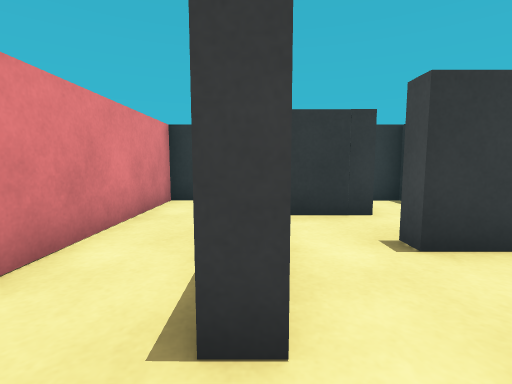
View 1 (above)

24 first-person views from a walk through a Unity game level. The camera is 0.51 m above the floor, tilts 6° down and sees 85° across. The floor is counted in squares, 0.5 m on a side. Each view is taken from the middle of a square. On the plan, view 1 faces up. The plan holds only what a view shows up to about 11 squares ahead; the rest is blank.

View 2
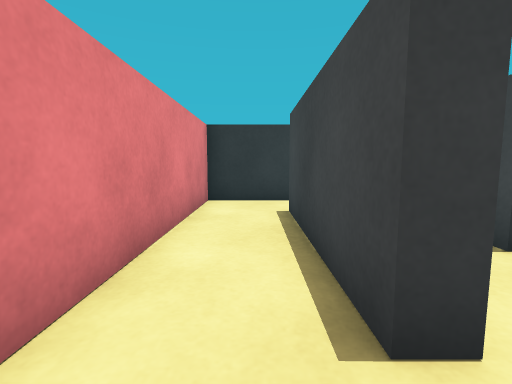

View 3
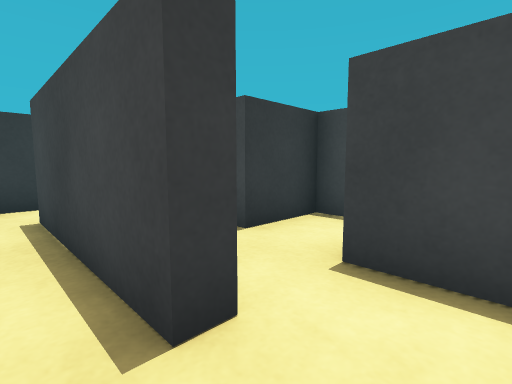

View 4
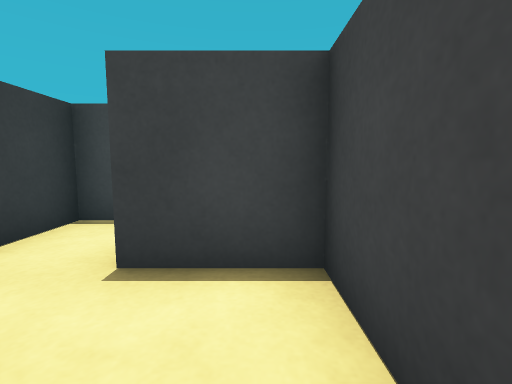

View 5
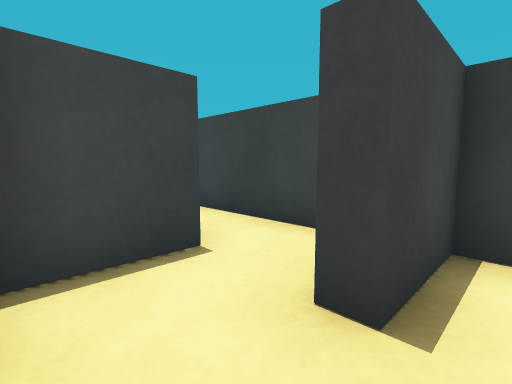

View 6
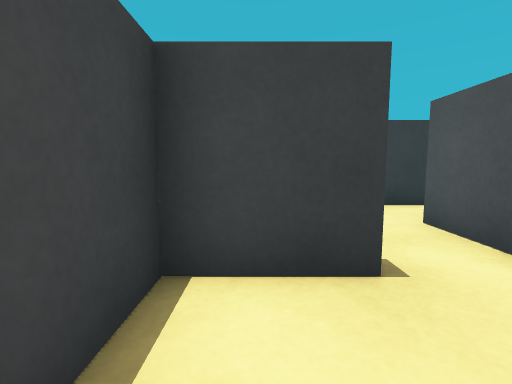

View 7
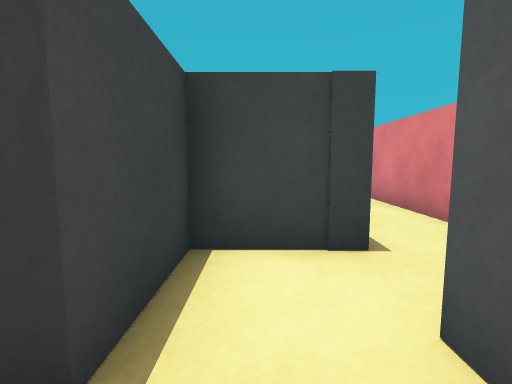

View 8
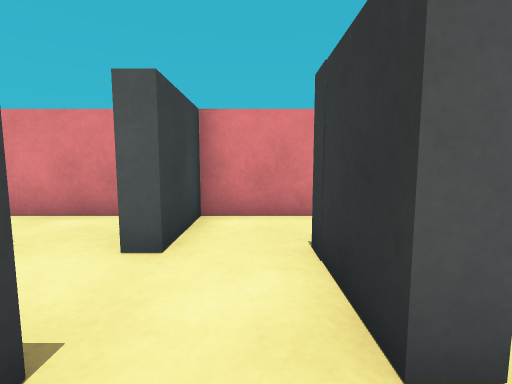

View 9
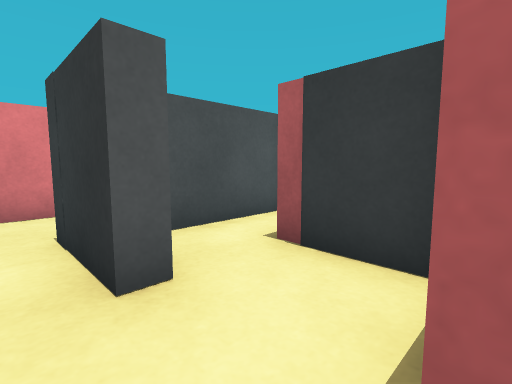

View 10
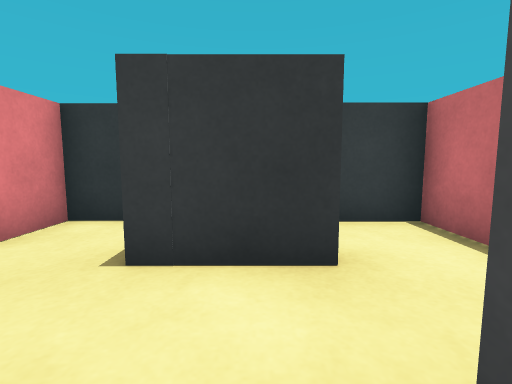

View 11
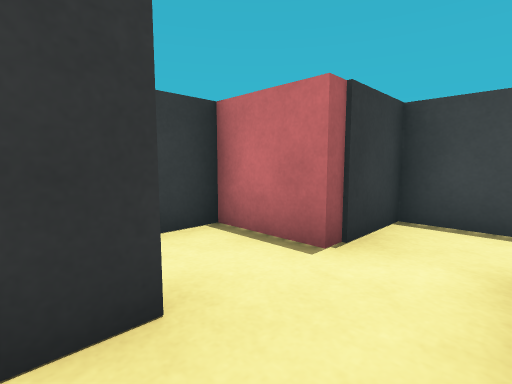

View 12
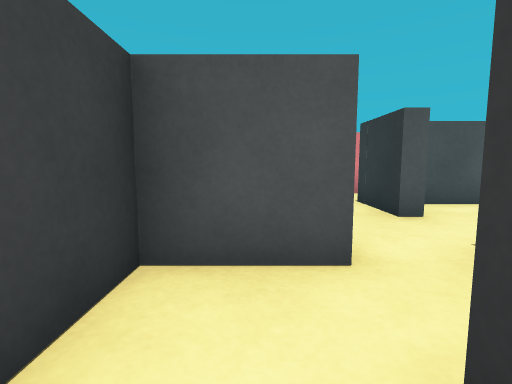

View 13
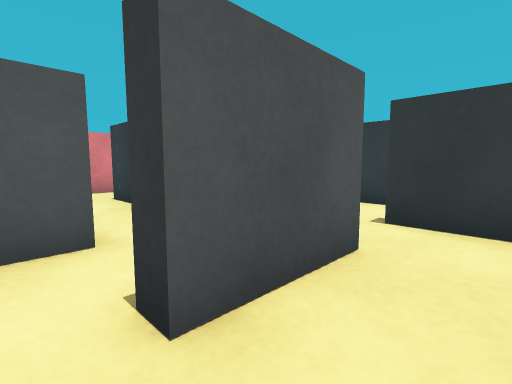

View 14
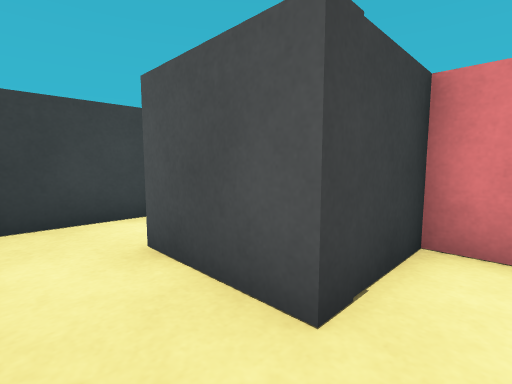

View 15
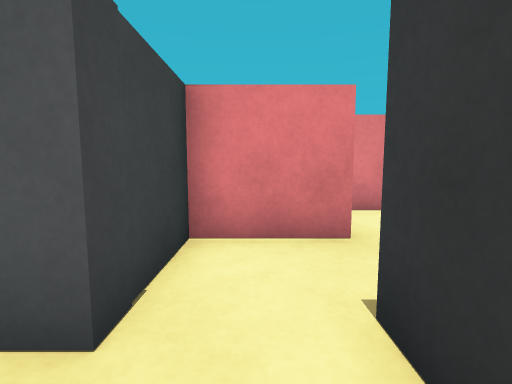

View 16
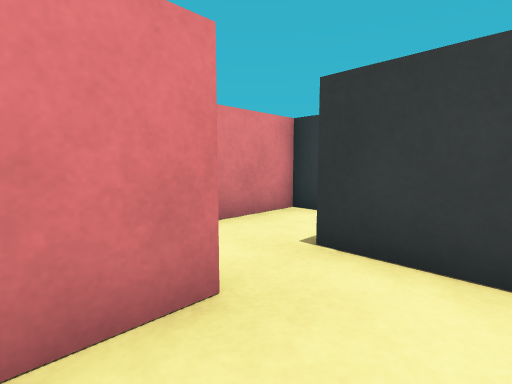

View 17
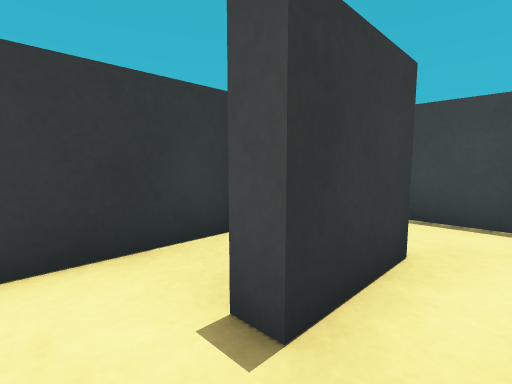

View 18
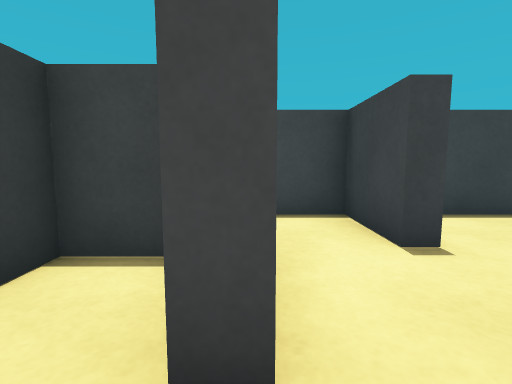

View 19
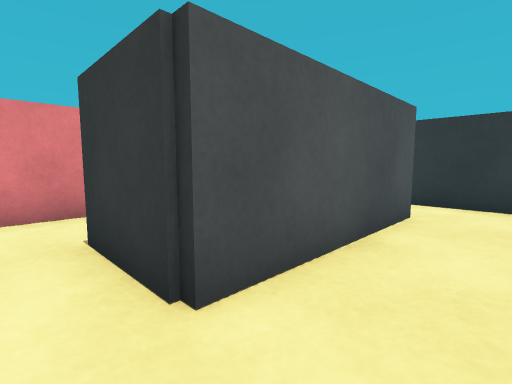

View 20
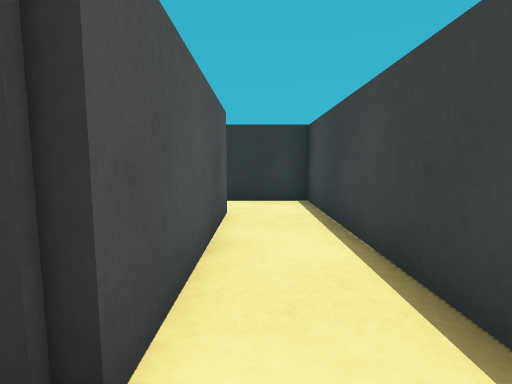

View 21
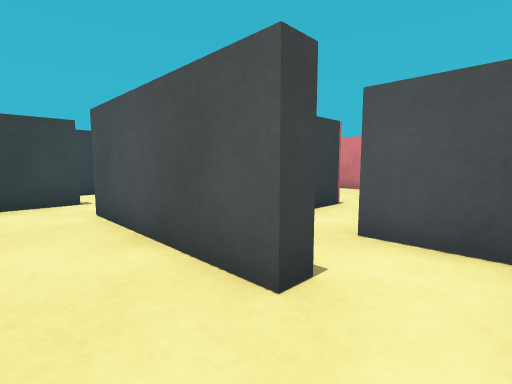

View 22
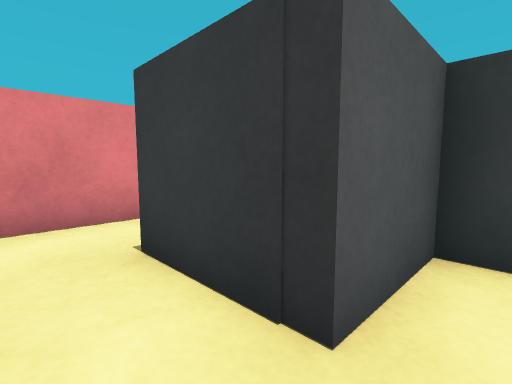

View 23
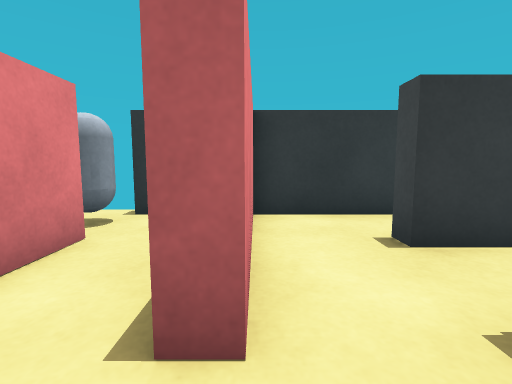

View 24
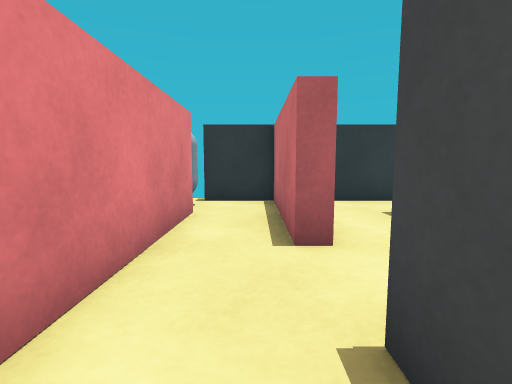

### Floor plan
Ten units are one square. View 1 is at (0, 0); x grows to the right and y downward. Boxes are objects, and circles mark ways between rooms. Rooms are numbered by the first view taken in them; rooms with no view inside come last. Other rooms are left out.
<svg viewBox="-40 -210 129 222">
<path fill="none" stroke="#000" d="M2 -13 -3 -13 -3 -58M-11 7 6 7M-1 -75 -23 -75 -23 -10M2 -30 2 -13M18 -31 18 -36M6 7 16 7 16 -13 21 -13M39 -75 31 -75M18 -36 38 -36 38 -52M18 -97 -4 -97M-12 -118 -23 -118 -23 -79 -1 -79 -1 -75M-3 -58 18 -58 18 -80M18 -102 18 -97M38 -97 38 -118 15 -118M2 -135 2 -110M84 -90 84 -104M79 -118 61 -118M65 -58 79 -58M43 -115 43 -101 66 -101 66 -77M43 -124 43 -115M59 -149 59 -161 21 -161 21 -130M64 -139 41 -139 41 -145M61 -118 61 -123M64 -187 64 -139M61 -123 84 -123 84 -204 65 -204M15 -166 29 -166M43 -183 18 -183M-1 -175 -1 -163M-3 -136 -3 -145M-1 -163 -5 -163M-23 -164 -23 -142M-23 -188 -23 -164M-5 -163 -5 -204 -24 -204M18 -183 18 -188M28 -204 -1 -204 -1 -175M65 -204 43 -204 43 -183M59 -187 64 -187M43 -80 43 -58 65 -58M66 -77 60 -77M24 -53 6 -53M38 -10 38 -31 18 -31M61 -81 61 -97 38 -97"/>
<rect x="-35" y="-205" width="10" height="20" fill="#bbb"><title>capsule</title></rect>
<circle cx="0" cy="-5" r="3" fill="#2a7"/>
<circle cx="0" cy="-70" r="3" fill="#2a7"/>
<circle cx="10" cy="-30" r="3" fill="#2a7"/>
<circle cx="20" cy="-20" r="3" fill="#2a7"/>
<circle cx="20" cy="-40" r="3" fill="#2a7"/>
<circle cx="20" cy="-90" r="3" fill="#2a7"/>
<circle cx="40" cy="-90" r="3" fill="#2a7"/>
<circle cx="55" cy="-120" r="3" fill="#2a7"/>
<circle cx="60" cy="-70" r="3" fill="#2a7"/>
<circle cx="60" cy="-130" r="3" fill="#2a7"/>
<circle cx="60" cy="-195" r="3" fill="#2a7"/>
<circle cx="0" cy="-155" r="3" fill="#2a7"/>
<circle cx="10" cy="-185" r="3" fill="#2a7"/>
<circle cx="50" cy="-180" r="3" fill="#2a7"/>
<circle cx="-10" cy="-175" r="3" fill="#2a7"/>
<circle cx="50" cy="-80" r="3" fill="#2a7"/>
<text x="-10" y="-30">1</text>
<text x="10" y="-20">2</text>
<text x="30" y="-60">3</text>
<text x="0" y="-90">4</text>
<text x="20" y="-110">5</text>
<text x="70" y="-90">6</text>
<text x="40" y="-140">7</text>
<text x="70" y="-170">8</text>
<text x="30" y="-170">9</text>
<text x="-10" y="-150">10</text>
<text x="-20" y="-190">11</text>
<text x="10" y="-190">12</text>
<text x="50" y="-200">13</text>
<text x="50" y="-70">14</text>
<text x="10" y="-40">15</text>
<text x="30" y="-20">16</text>
<text x="50" y="-90">17</text>
</svg>
Room 1 opens to room 2. Room 1 opens to room 4. Room 2 opens to room 15. Room 2 opens to room 16. Room 3 opens to room 15. Room 4 opens to room 5. Room 5 opens to room 17. Room 6 opens to room 7. Room 6 opens to room 14. Room 7 opens to room 8. Room 8 opens to room 13. Room 9 opens to room 10. Room 9 opens to room 12. Room 9 opens to room 13. Room 10 opens to room 11. Room 14 opens to room 17.

Where each view was taken, in squares from view 1:
view 1: 0 up, 0 right, facing up
view 2: 0 up, 1 left, facing up
view 3: 0 up, 1 left, facing up-right
view 4: 0 up, 1 left, facing right
view 5: 3 up, 1 right, facing down-right
view 6: 6 up, 3 right, facing down
view 7: 9 up, 1 right, facing down
view 8: 9 up, 3 right, facing left
view 9: 9 up, 4 right, facing up-left
view 10: 7 up, 1 right, facing up
view 11: 8 up, 1 right, facing up-right
view 12: 7 up, 7 right, facing left
view 13: 7 up, 8 right, facing up-left
view 14: 11 up, 8 right, facing down-left
view 15: 11 up, 8 right, facing left
view 16: 11 up, 6 right, facing up-left
view 17: 13 up, 3 right, facing up-right
view 18: 14 up, 3 right, facing right
view 19: 13 up, 8 right, facing up-left
view 20: 13 up, 7 right, facing up
view 21: 20 up, 8 right, facing down-left
view 22: 17 up, 5 right, facing up-left
view 23: 15 up, 0 right, facing up
view 24: 13 up, 1 left, facing up
